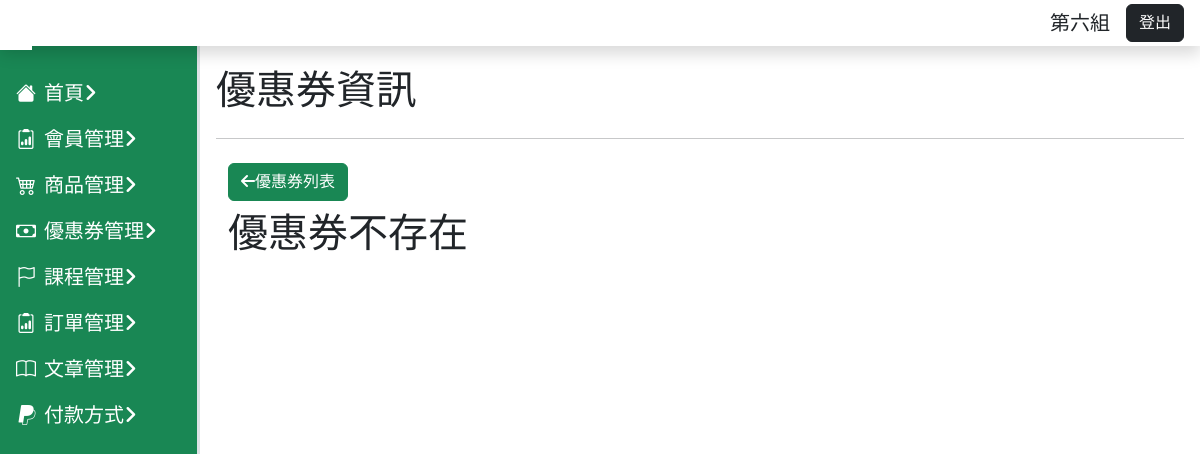
The page /cupon/coupon.php on the database as committed earlier.
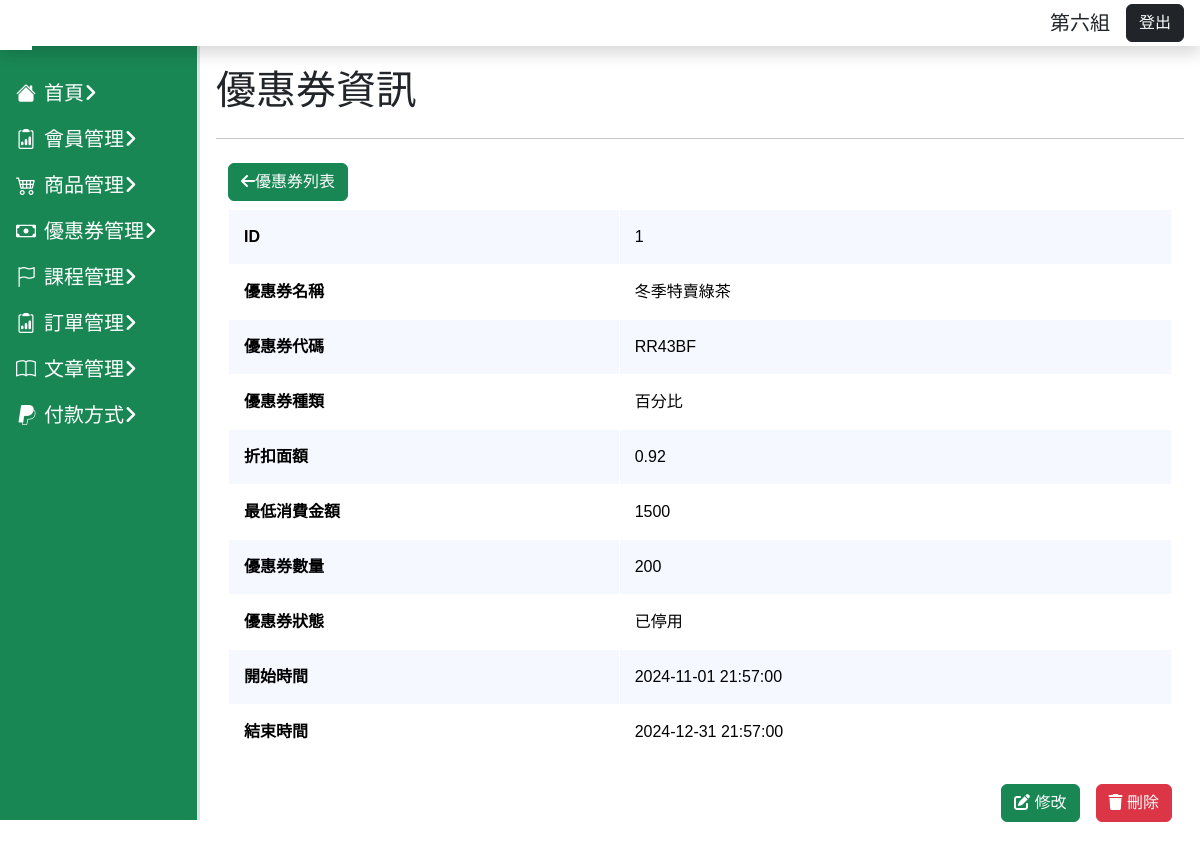
The same page on the database as committed later.
### tables this page shows
CREATE TABLE `coupons` (
  `id` int(3) UNSIGNED NOT NULL,
  `name` varchar(50) NOT NULL,
  `code` varchar(20) NOT NULL,
  `category` varchar(10) NOT NULL,
  `discount` decimal(10,2) NOT NULL,
  `min_spend_amount` decimal(20,0) DEFAULT NULL,
  `stock` int(3) NOT NULL,
  `status` varchar(5) NOT NULL,
  `start_time` datetime NOT NULL,
  `end_time` datetime NOT NULL,
  `valid` tinyint(1) DEFAULT 1
);

### cupon/coupon.php (the view, shortened to what this page needs)
<?php
if (!isset($_GET["id"])) {
    $id = 1;
} else {
    $id = $_GET["id"];
}
require_once("../db_connect.php");
$sql = "SELECT * FROM coupons WHERE id=$id AND valid=1";
$result = $conn->query($sql);
$row = $result->fetch_assoc();
if ($result->num_rows > 0) {
    $couponExit = true;
} else {
    $couponExit = false;
}
?>
<!doctype html>
<html lang="en">
<head>
    <?php include("../css.php") ?>
</head>
<body>
    <?php include("../dashboard-comm.php") ?>
    <main class="main-content p-3">
        <div class="d-flex justify-content-between">
            <h1>優惠券資訊</h1>
        </div>
        <hr>
        <div class="container">
            <div class="py-2">
                <a class="btn btn-success" href="coupons.php?page=1&order=id_asc"><i class="fa-solid fa-arrow-left"></i>優惠券列表</a>
            </div>
            <div class="row justify-content-center ">
                <div class="col-lg-12">
                    <?php if ($couponExit) : ?>
                        <table class="table table-coupon table-bordered">
                            <tr>
                                <th>ID</th>
                                <td><?= $row["id"] ?></td>
                            </tr>
                            <tr>
                                <th>優惠券名稱</th>
                                <td><?= $row["name"] ?></td>
                            </tr>
                            <tr>
                                <th>優惠券代碼</th>
                                <td><?= $row["code"] ?></td>
                            </tr>
                            <tr>
                                <th>優惠券種類</th>
                                <td><?= $row["category"] ?></td>
                            </tr>
                            <tr>
                                <th>折扣面額</th>
                                <td><?= $row["discount"] ?></td>
                            </tr>
                            <tr>
                                <th>最低消費金額</th>
                                <td><?= $row["min_spend_amount"] ?></td>
                            </tr>
                            <tr>
                                <th>優惠券數量</th>
                                <td><?= $row["stock"] ?></td>
                            </tr>
                            <tr>
                                <th>優惠券狀態</th>
                                <td>
                                    <?php $starttime = strtotime($row["start_time"]);
                                    $endtime = strtotime($row["end_time"]);
                                    $now = time();
                                    if ($endtime - $now > 0 && $starttime - $now < 0) {
                                        $row["status"] = "可使用";
                                        echo "可使用";
                                    } elseif ($starttime - $now > 0) {
                                        $row["status"] = "未開放";
                                        echo "未開放";
                                    } else {
                                        $row["status"] = "已停用";
                                        echo "已停用";
                                    } ?>
                                </td>
                            </tr>
                            <tr>
                                <th>開始時間</th>
                                <td><?= $row["start_time"] ?></td>
                            </tr>
                            <tr>
                                <th>結束時間</th>
                                <td><?= $row["end_time"] ?></td>
                            </tr>
                        </table>
                        <div class="py-2 d-flex justify-content-end ">
                            <a class="btn btn-success me-3" href="coupon-edit.php?id=<?= $row["id"] ?>" title="編輯優惠券"><i class="fa-solid fa-pen-to-square"></i>&nbsp修改</a>
                            <button class="btn btn-danger " title="刪除優惠券" data-bs-toggle="modal" data-bs-target="#deleteModal"><i class="fa-solid fa-trash"></i>&nbsp刪除</button>
                        </div>
                    <?php else : ?>
                        <h1>優惠券不存在</h1>
                    <?php endif; ?>
                </div>
            </div>
        </div>
    </main>
</body>
</html>

Rows that differ between the two databases and show on the page:
added coupons: id "1", name "冬季特賣綠茶", code "RR43BF", category "百分比", discount "0.92", min_spend_amount "1500", stock "200", start_time "2024-11-01 21:57:00", end_time "2024-12-31 21:57:00"
Other text that changed with them:
text no longer shown: "優惠券不存在"
text now shown: "ID 優惠券名稱 優惠券代碼 優惠券種類 折扣面額 最低消費金額 優惠券數量 優惠券狀態 已停用 開始時間 結束時間 修改 刪除"
